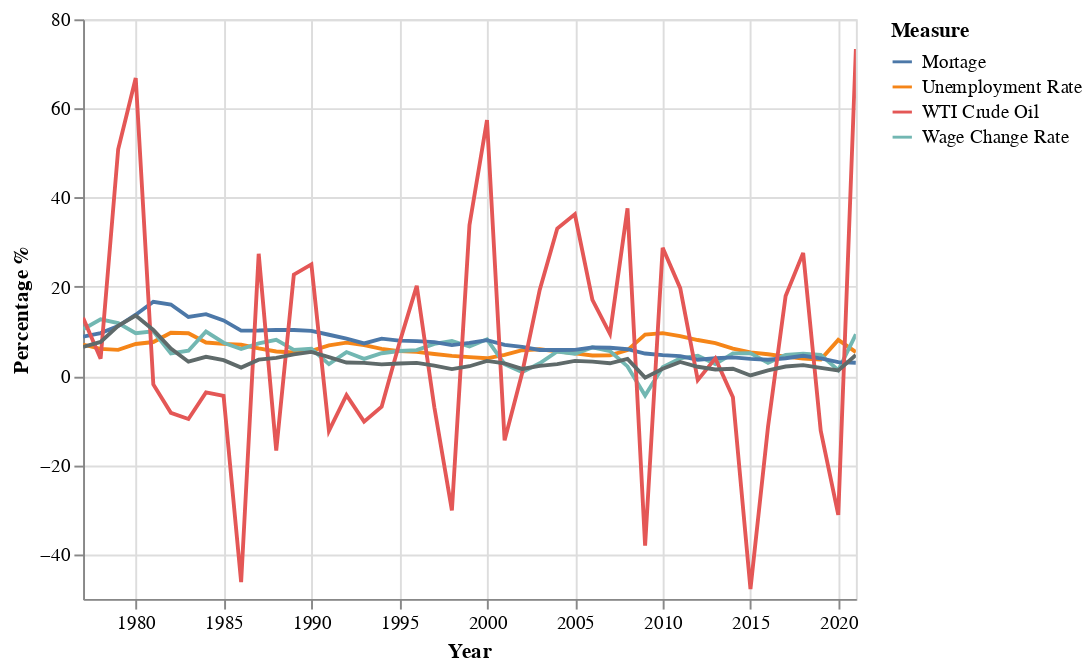

The code cell stored with this chart in its notebook:
### Code cell
measurechart = alt.Chart(data).mark_line().encode(
    alt.X('Year:T'),
    alt.Y('Value:Q', axis = alt.Axis(title = 'Percentage %')),
    color = alt.Color('Measure:N')
)
inflationline = alt.Chart(data).mark_line().encode(
    alt.X('Year:T'),
    alt.Y('Inflation:Q'),
    color = alt.value('#5F6A6A')
)

alt.layer(measurechart, inflationline).interactive(bind_y = False)

### Figure 1 — Vega-Lite specification as saved in the notebook (floating-point values rounded to 4 significant figures; data arrays with more than 128 entries replaced by an {"elided": "..."} marker saying what was removed)
{"config": {"view": {"continuousWidth": 400, "continuousHeight": 300}}, "layer": [{"mark": "line", "encoding": {"color": {"field": "Measure", "type": "nominal"}, "x": {"field": "Year", "type": "temporal"}, "y": {"axis": {"title": "Percentage %"}, "field": "Value", "type": "quantitative"}}, "selection": {"selector006": {"type": "interval", "bind": "scales", "encodings": ["x"]}}}, {"mark": "line", "encoding": {"color": {"value": "#5F6A6A"}, "x": {"field": "Year", "type": "temporal"}, "y": {"field": "Inflation", "type": "quantitative"}}}], "data": {"name": "data-bd1f8e301a99392e15b0265ea206301f"}, "$schema": "https://vega.github.io/schema/vega-lite/v4.17.0.json", "datasets": {"data-bd1f8e301a99392e15b0265ea206301f": {"elided": "180 records"}}}
